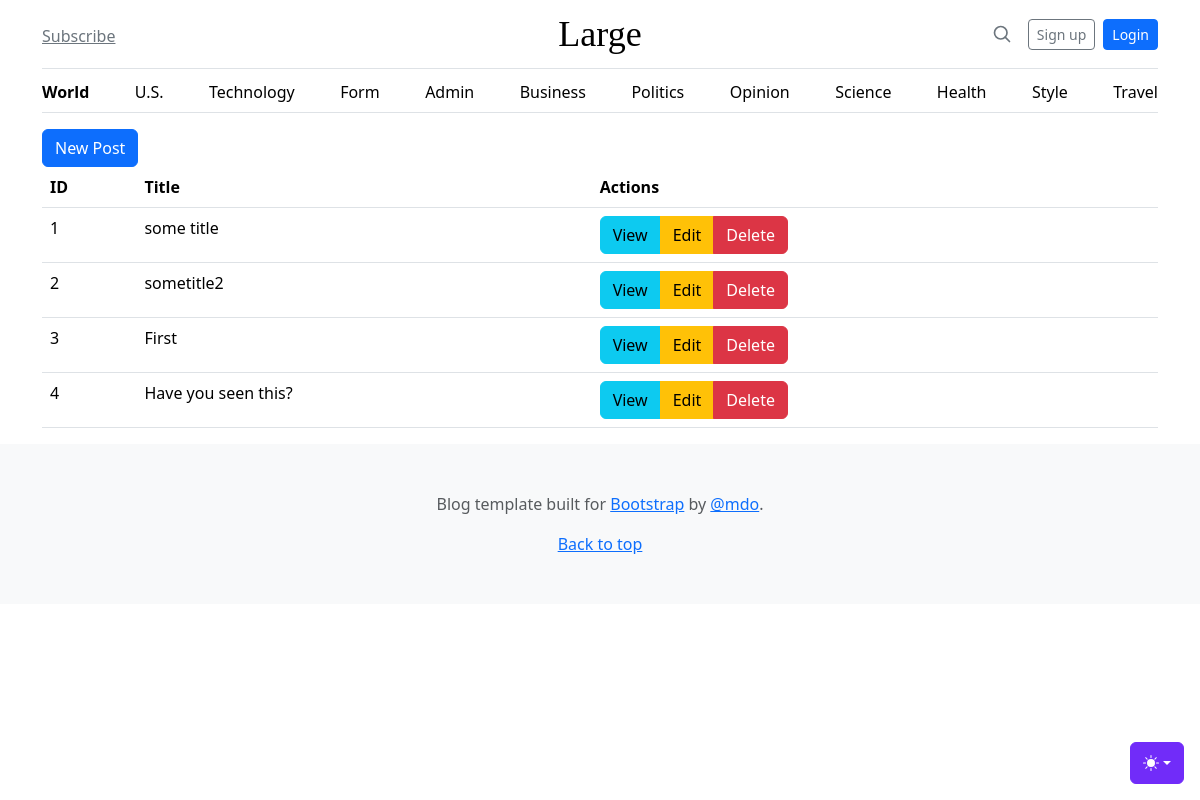
The page /admin/posts on the database as committed earlier.
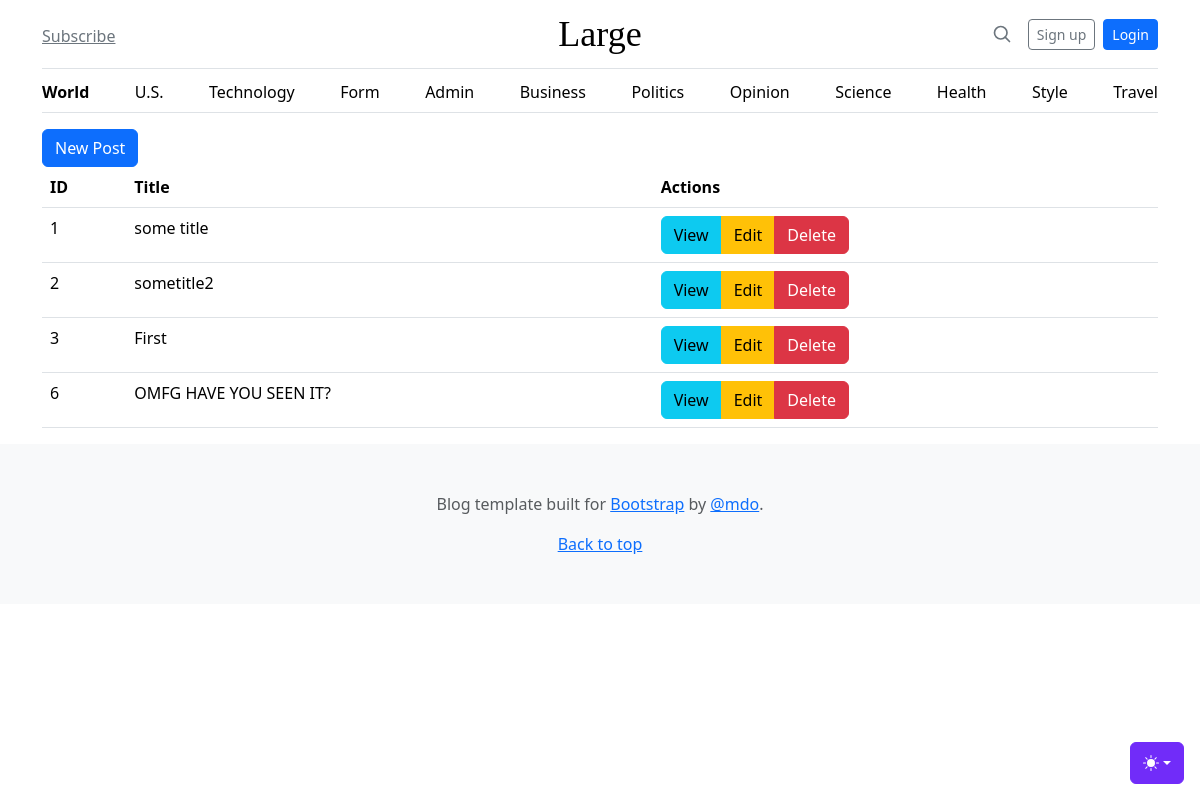
The same page on the database as committed later.
### tables this page shows
CREATE TABLE "posts"
(
    id         integer
        constraint posts_pk
            primary key autoincrement,
    title      text not null,
    body       text not null,
    created_at DATETIME default current_timestamp,
    updated_at datetime default current_date
);

### src/Route.php (called while the page is built, shortened)
<?php
class Route {
    public function __construct($method, $path, $action)
    {
        $this->method = $method;
        $this->path = $path;
        $this->action = $action;
    }
}

### src/Router.php (called while the page is built, shortened)
<?php
class Router {
    private static $routes = [];
    private $path;
    private $method;
    public function __construct($path, $method)
    {
        $this->path = parse_url($path, PHP_URL_PATH);
        $this->method = $method;
    }
    public function match(){
        foreach(self::$routes as $route){
            if($route->path === $this->path && $route->method === $this->method){
                return $route;
            }
        }
        return false;
    }
    public static function addRoute($method, $path, $action){
        self::$routes[] = new Route($method, $path, $action);
    }
}

### helpers.php (called while the page is built, shortened)
<?php
function view($viewName, $vars=[]){
    extract($vars);
    include __DIR__ . "/views/$viewName.php";
}
function auth(){
    return false;
}

### src/Controllers/PostsController.php (called while the page is built, shortened)
<?php
class PostsController
{
    public function index()
    {
        $posts = Post::all();
        view('posts/index', compact('posts'));
    }
}

### src/DB.php (called while the page is built, shortened)
<?php
class DB
{
    private $conn;
    public function __construct()
    {
        try {
            $this->conn = new PDO('sqlite:' . __DIR__ . '/../db.sqlite');
            $this->conn->setAttribute(PDO::ATTR_ERRMODE, PDO::ERRMODE_EXCEPTION);
        } catch (PDOException $e) {
            echo "Connection failed: " . $e->getMessage();
        }
    }
    public function all($table, $class)
    {
        $stmt = $this->conn->prepare("SELECT * FROM $table");
        $stmt->execute();
        $stmt->setFetchMode(PDO::FETCH_CLASS, $class);
        return $stmt->fetchAll();
    }
}

### src/Models/Model.php (called while the page is built, shortened)
<?php
class Model {
    public static $table;
    public static function all(){
        $db = new DB();
        return $db->all(static::$table, static::class);
    }
}

### views/Posts/index.php (the view)
<?php include __DIR__ . '/../partials/header.php'; ?>
<main class="container">
    <a href="/admin/posts/create" class="btn btn-primary">New Post</a>
    <table class="table">
        <thead>
            <th>ID</th>
            <th>Title</th>
            <th>Actions</th>
        </thead>
        <tbody>
            <?php foreach ($posts as $post): ?>
                <tr>
                    <td><?= $post->id ?></td>
                    <td><?= $post->title ?></td>
                    <td>
                        <div class="btn-group" role="group" aria-label="Basic mixed styles example">
                            <a class="btn btn-info" href="/admin/posts/view?id=<?=$post->id?>">View</a>
                            <a class="btn btn-warning" href="/admin/posts/edit?id=<?=$post->id?>">Edit</a>
                            <a class="btn btn-danger" href="/admin/posts/delete?id=<?=$post->id?>" >Delete</a>
                        </div>
                    </td>
                </tr>
            <?php endforeach ?>
        </tbody>
    </table>
</main>
<?php include __DIR__ .  '/../partials/footer.php'; ?>

### public/index.php (shortened to what this page needs)
<?php
spl_autoload_register(function($class){
    $class = substr($class, 4);
});
require __DIR__ . '/../helpers.php';
$router = new App\Router($_SERVER['REQUEST_URI'], $_SERVER['REQUEST_METHOD']);
$match = $router->match();
if($match){
    if(is_callable($match->action)) {
        call_user_func($match->action);
    } else if (is_array($match->action) && count($match->action) === 2){
        $controller = new $class();
        $method = $match->action[1];
        $controller->$method();
    }
} else {
    echo 'ERROR 404';
}

### views/partials/header.php (shortened to what this page needs)
<!doctype html>
<html lang="en" data-bs-theme="auto">
<head>
  <link rel="stylesheet" href="https://cdn.jsdelivr.net/npm/@docsearch/css@3">
  <link href="/assets/dist/css/bootstrap.min.css" rel="stylesheet">
  <link href="/blog.css" rel="stylesheet">
</head>
<body>
  <div class="dropdown position-fixed bottom-0 end-0 mb-3 me-3 bd-mode-toggle">
    <button class="btn btn-bd-primary py-2 dropdown-toggle d-flex align-items-center" id="bd-theme" type="button"
      aria-expanded="false" data-bs-toggle="dropdown" aria-label="Toggle theme (auto)">
      <svg class="bi my-1 theme-icon-active" width="1em" height="1em">
        <use href="#circle-half"></use>
      </svg>
    </button>
  </div>
  <div class="container">
    <header class="border-bottom lh-1 py-3">
      <div class="row flex-nowrap justify-content-between align-items-center">
        <div class="col-4 pt-1">
          <a class="link-secondary" href="#">Subscribe</a>
        </div>
        <div class="col-4 text-center">
          <a class="blog-header-logo text-body-emphasis text-decoration-none" href="#">Large</a>
        </div>
        <div class="col-4 d-flex justify-content-end align-items-center">
          <a class="link-secondary" href="#" aria-label="Search">
            <svg xmlns="http://www.w3.org/2000/svg" width="20" height="20" fill="none" stroke="currentColor"
              stroke-linecap="round" stroke-linejoin="round" stroke-width="2" class="mx-3" role="img"
              viewBox="0 0 24 24">
              <title>Search</title>
              <circle cx="10.5" cy="10.5" r="7.5" />
              <path d="M21 21l-5.2-5.2" />
            </svg>
          </a>
          <?php if (auth()): ?>
            <div class="dropdown">
              <button class="btn btn-secondary dropdown-toggle" type="button" data-bs-toggle="dropdown" aria-expanded="false">
                <?=auth()->email?>
              </button>
              <ul class="dropdown-menu">
                <li><a class="dropdown-item" href="/logout">Logout</a></li>
              </ul>
            </div>
          <?php else: ?>
            <a class="btn btn-sm btn-outline-secondary" href="/register">Sign up</a>
            <a class="btn btn-sm btn-primary ms-2" href="/login">Login</a>
          <?php endif; ?>
        </div>
      </div>
    </header>
    <?php include 'nav.php'; ?>
  </div>

### views/partials/nav.php
<div class="nav-scroller py-1 mb-3 border-bottom">
    <nav class="nav nav-underline justify-content-between">
        <a class="nav-item nav-link link-body-emphasis active" href="/">World</a>
        <a class="nav-item nav-link link-body-emphasis" href="/us">U.S.</a>
        <a class="nav-item nav-link link-body-emphasis" href="/tech">Technology</a>
        <a class="nav-item nav-link link-body-emphasis" href="/form">Form</a>
        <a class="nav-item nav-link link-body-emphasis" href="/admin/posts">Admin</a>
        <a class="nav-item nav-link link-body-emphasis" href="#">Business</a>
        <a class="nav-item nav-link link-body-emphasis" href="#">Politics</a>
        <a class="nav-item nav-link link-body-emphasis" href="#">Opinion</a>
        <a class="nav-item nav-link link-body-emphasis" href="#">Science</a>
        <a class="nav-item nav-link link-body-emphasis" href="#">Health</a>
        <a class="nav-item nav-link link-body-emphasis" href="#">Style</a>
        <a class="nav-item nav-link link-body-emphasis" href="#">Travel</a>
    </nav>
</div>

### views/partials/footer.php (shortened to what this page needs)
<footer class="py-5 text-center text-body-secondary bg-body-tertiary">
    <p>Blog template built for <a href="https://getbootstrap.com/">Bootstrap</a> by <a
        href="https://twitter.com/mdo">@mdo</a>.</p>
    <p class="mb-0">
      <a href="#">Back to top</a>
    </p>
  </footer>
</body>
</html>

### public/blog.css (style rules this page uses)
.blog-header-logo { font-family: "Playfair Display", Georgia, "Times New Roman", serif; font-size: 2.25rem; }

### views/partials/header.php (style rules this page uses)
.bi { vertical-align: -.125em; fill: currentColor; }
.nav-scroller { position: relative; z-index: 2; height: 2.75rem; overflow-y: hidden; }
.nav-scroller .nav { display: flex; flex-wrap: nowrap; padding-bottom: 1rem; margin-top: -1px; overflow-x: auto; text-align: center; white-space: nowrap; -webkit-overflow-scrolling: touch; }
.btn-bd-primary { --bd-violet-bg: #712cf9; --bd-violet-rgb: 112.520718, 44.062154, 249.437846; --bs-btn-font-weight: 600; --bs-btn-color: var(--bs-white); --bs-btn-bg: var(--bd-violet-bg); --bs-btn-border-color: var(--bd-violet-bg); --bs-btn-hover-color: var(--bs-white); --bs-btn-hover-bg: #6528e0; --bs-btn-hover-border-color: #6528e0; --bs-btn-focus-shadow-rgb: var(--bd-violet-rgb); --bs-btn-active-color: var(--bs-btn-hover-color); --bs-btn-active-bg: #5a23c8; --bs-btn-active-border-color: #5a23c8; }
.bd-mode-toggle { z-index: 1500; }

Rows that differ between the two databases and show on the page:
removed posts: id "4", title "Have you seen this?"
added posts: id "6", title "OMFG HAVE YOU SEEN IT?"
